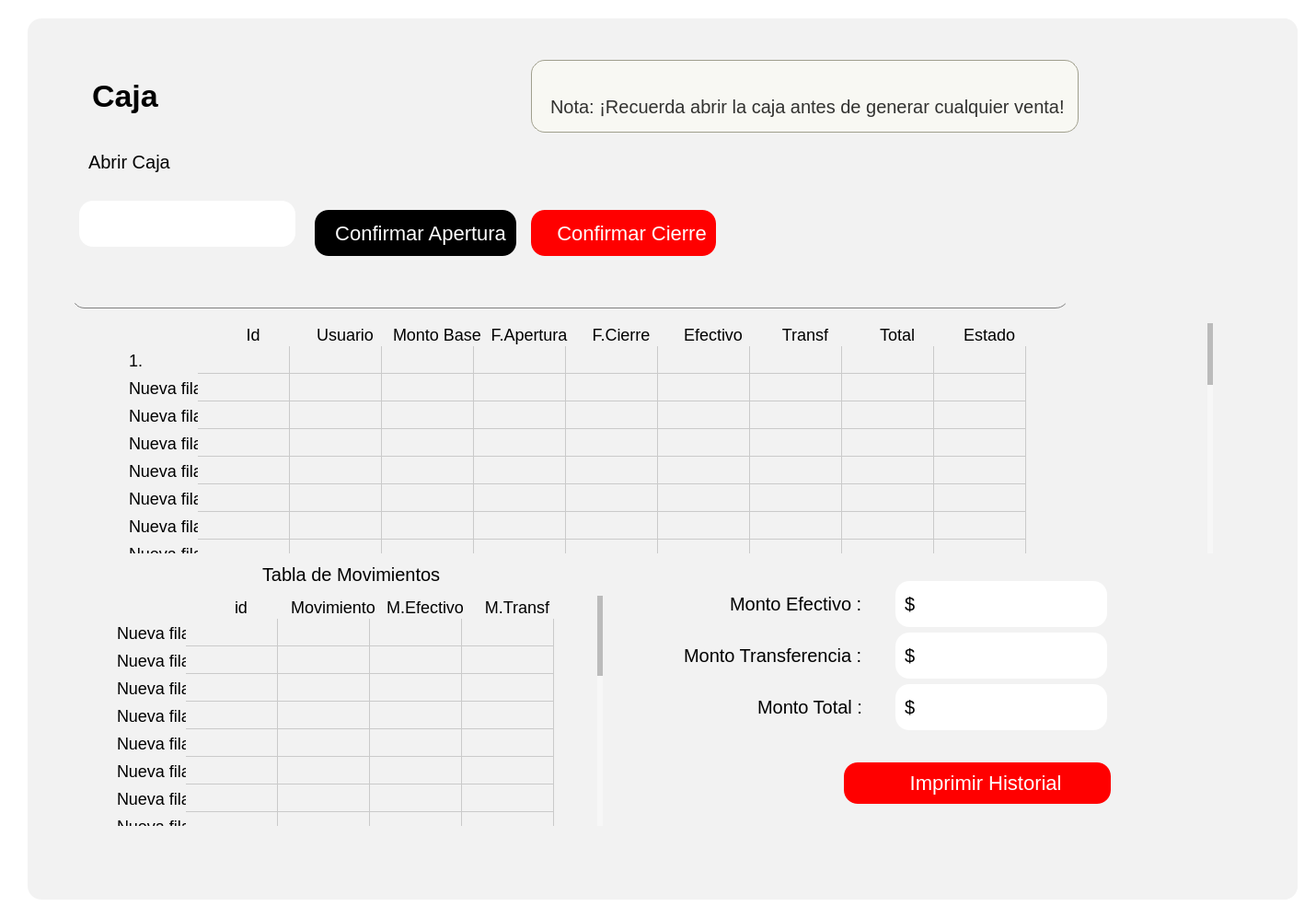
<?xml version="1.0" encoding="UTF-8"?>
<ui version="4.0">
 <class>Form</class>
 <widget class="QWidget" name="Form">
  <property name="geometry">
   <rect>
    <x>0</x>
    <y>0</y>
    <width>1430</width>
    <height>997</height>
   </rect>
  </property>
  <property name="sizePolicy">
   <sizepolicy hsizetype="Preferred" vsizetype="Fixed">
    <horstretch>0</horstretch>
    <verstretch>0</verstretch>
   </sizepolicy>
  </property>
  <property name="windowTitle">
   <string>Form</string>
  </property>
  <property name="styleSheet">
   <string notr="true">background-color: rgb(255, 255, 255);
</string>
  </property>
  <layout class="QGridLayout" name="gridLayout_2">
   <item row="0" column="0">
    <widget class="QWidget" name="Contenedor" native="true">
     <property name="styleSheet">
      <string notr="true">
QPushButton {
    background-color: black; /* Fondo blanco */
    border: none; /* Sin borde ni decoración inicial */
    color:  white; /* Color del texto */
    border-radius: 15px; /* Bordes circulares */
    padding: 5px 10px; /* Espaciado interno para mejor apariencia */
	height: 40px; /* Altura del botón */
    text-align: center; /* Alinea el texto del botón a la izquierda */
    font-size: 18px; /* Tamaño de fuente */
	margin-top:20px;
}

QPushButton:hover {
    background-color: rgb(106, 106, 106); /* Gris claro al pasar el mouse */
    cursor: pointer; /* Cursor de mano al pasar sobre el botón */
}

QToolButton {
    background-color: white; /* Fondo blanco */
    border: none; /* Sin borde ni decoración inicial */
    color:  rgb(50, 50, 50); /* Color del texto */
    border-radius: 15px; /* Bordes circulares */
    padding: 5px 10px; /* Espaciado interno para mejor apariencia */
	height: 40px; /* Altura del botón */
    text-align: left; /* Alinea el texto del botón a la izquierda */
    font-size: 18px; /* Tamaño de fuente */
    cursor: pointer;
}

QToolButton:hover {
    background-color: #f2f2f2; /* Gris claro al pasar el mouse */
    cursor: pointer;
}
QLineEdit {
    background-color: rgb(255, 255, 255); /* Fondo blanco */
    border: none; /* Sin bordes visibles */
    padding: 4px; /* Espaciado interno entre el texto y los bordes */
    margin-right: 5px; /* Espaciado externo solo a la derecha */
    border-radius: 10px; /* Bordes redondeados */
    color: black; /* Texto negro */
    text-align: left; /* Texto alineado a la izquierda */
    font-size: 18px; /* Tamaño del texto */
}

/* Cuando el QLineEdit está enfocado (se está escribiendo) */
QLineEdit:focus {
    background-color: rgb(230, 230, 250); /* Color de fondo cuando el campo está activo */
    border: 1px solid rgb(0, 0, 0); /* Borde negro al estar activo */
}

QLabel {
    font-size: 20px; /* Tamaño de fuente */
    color:  black; /* Color del texto */
    margin-right: 10px; /* Espaciado a la derecha */
    padding: 5px; /* Espaciado interno */
    text-align: left; /* Alineación del texto a la izquierda */
}
QTableWidget {
    border: none;
    background-color: #ffffff; /* Fondo blanco para la tabla */
    box-shadow: 0 4px 8px rgba(0, 0, 0, 0.1); /* Sombra suave alrededor de la tabla */
}

QTableWidget::item {
    background-color: #f2f2f2; 
    border: none; 
    transition: background-color 0.3s ease; /* Suavizado de transición de color de fondo */
    pointer-events: none; /* Desactiva la interacción con las celdas (como editar) */
}

QTableWidget::item:selected {
    background-color: #aad4ff; /* Color azul claro para celdas seleccionadas */
    color: black; /* Texto negro para celdas seleccionadas */
}

QTableWidget::item:hover {
    background-color: #e6e6e6; /* Color de fondo al pasar el cursor sobre las celdas */
}

QHeaderView::section {
    border: none; 
    background-color: #f2f2f2; 
    font-weight: normal; /* No negritas */
    text-align: center; /* Centrado del texto en los encabezados */
    box-shadow: 0 2px 4px rgba(0, 0, 0, 0.1); /* Sombra suave para los encabezados */
}

QHeaderView::section:focus {
    background-color: #f2f2f2; /* Sin color de fondo cuando está en foco */
    border: none; /* Sin borde cuando está en foco */
}

QTableWidget::item:focus {
    border: none; /* Sin borde cuando las celdas tienen el foco */
    background-color: #f2f2f2; /* Mantener el fondo sin color azul */
}

QTableCornerButton::section {
    background-color: #f2f2f2; 
    border: none; 
}

QTableWidget::verticalHeader {
    background-color: #f2f2f2;
    border: none;
    font-weight: normal; /* No negritas */
}

QTableWidget::item:hover {
    background-color: #e6e6e6; /* Color de fondo al pasar el cursor sobre las celdas */
}

/* Personalización de la barra de desplazamiento */
QScrollBar:vertical {
    border: none;
    background: #f7f7f7; /* Fondo de la barra */
    width: 8px; /* Barra más delgada */
    border-radius: 4px; /* Bordes más redondeados */
}

QScrollBar::handle:vertical {
    background: #bbb; /* Fondo del control deslizante */
    min-height: 20px; /* Control deslizante más delgado */
    border-radius: 4px; /* Bordes redondeados */
    transition: background-color 0.3s ease; /* Transición suave para el cambio de color */
}

QScrollBar::handle:vertical:hover {
    background: #888; /* Color más oscuro cuando el control deslizante está siendo desplazado */
}

QScrollBar::add-line:vertical, QScrollBar::sub-line:vertical {
    border: none;
    background: #f2f2f2; /* Fondo para los botones de la barra */
    height: 0px; /* Sin altura para los botones */
}

QScrollBar:horizontal {
    border: none;
    background: #f7f7f7; /* Fondo de la barra */
    height: 8px; /* Barra más delgada */
    border-radius: 4px; /* Bordes más redondeados */
}

QScrollBar::handle:horizontal {
    background: #bbb; /* Fondo del control deslizante */
    min-width: 20px; /* Control deslizante más delgado */
    border-radius: 4px; /* Bordes redondeados */
    transition: background-color 0.3s ease; /* Transición suave para el cambio de color */
}

QScrollBar::handle:horizontal:hover {
    background: #888; /* Color más oscuro cuando el control deslizante está siendo desplazado */
}

QScrollBar::add-line:horizontal, QScrollBar::sub-line:horizontal {
    border: none;
    background: #f2f2f2; /* Fondo para los botones de la barra */
    width: 0px; /* Sin ancho para los botones */
}


</string>
     </property>
     <layout class="QHBoxLayout" name="horizontalLayout_2">
      <item>
       <widget class="QStackedWidget" name="Contenido">
        <property name="styleSheet">
         <string notr="true">margin-left:10px;
border-radius:15px;
background-color: #f2f2f2; 
</string>
        </property>
        <widget class="QWidget" name="ContenidoPage1">
         <layout class="QVBoxLayout" name="verticalLayout_2">
          <item>
           <widget class="QWidget" name="widget" native="true">
            <property name="styleSheet">
             <string notr="true"/>
            </property>
            <layout class="QVBoxLayout" name="verticalLayout_3">
             <item alignment="Qt::AlignHCenter">
              <widget class="QFrame" name="frame_2">
               <property name="sizePolicy">
                <sizepolicy hsizetype="Fixed" vsizetype="Fixed">
                 <horstretch>0</horstretch>
                 <verstretch>0</verstretch>
                </sizepolicy>
               </property>
               <property name="minimumSize">
                <size>
                 <width>1200</width>
                 <height>250</height>
                </size>
               </property>
               <property name="styleSheet">
                <string notr="true"/>
               </property>
               <layout class="QGridLayout" name="gridLayout_4">
                <item row="2" column="0">
                 <widget class="QLineEdit" name="InputBuscador">
                  <property name="sizePolicy">
                   <sizepolicy hsizetype="Fixed" vsizetype="Fixed">
                    <horstretch>0</horstretch>
                    <verstretch>0</verstretch>
                   </sizepolicy>
                  </property>
                  <property name="minimumSize">
                   <size>
                    <width>1100</width>
                    <height>0</height>
                   </size>
                  </property>
                  <property name="styleSheet">
                   <string notr="true">QLineEdit {
    border: none;
    border-bottom: 0.5px solid gray;
}

QLineEdit:focus {
    border: none;
    border-bottom: 1.5px solid black; /* Cambia el color y grosor según desees */
}
</string>
                  </property>
                  <property name="text">
                   <string/>
                  </property>
                 </widget>
                </item>
                <item row="0" column="0">
                 <widget class="QWidget" name="widget_3" native="true">
                  <property name="sizePolicy">
                   <sizepolicy hsizetype="Fixed" vsizetype="Fixed">
                    <horstretch>0</horstretch>
                    <verstretch>0</verstretch>
                   </sizepolicy>
                  </property>
                  <property name="minimumSize">
                   <size>
                    <width>1100</width>
                    <height>250</height>
                   </size>
                  </property>
                  <property name="styleSheet">
                   <string notr="true"/>
                  </property>
                  <layout class="QGridLayout" name="gridLayout_3">
                   <item row="1" column="0">
                    <widget class="QLabel" name="label_2">
                     <property name="sizePolicy">
                      <sizepolicy hsizetype="Fixed" vsizetype="Fixed">
                       <horstretch>0</horstretch>
                       <verstretch>0</verstretch>
                      </sizepolicy>
                     </property>
                     <property name="text">
                      <string>Abrir Caja</string>
                     </property>
                    </widget>
                   </item>
                   <item row="1" column="5">
                    <widget class="QLabel" name="label_6">
                     <property name="text">
                      <string/>
                     </property>
                    </widget>
                   </item>
                   <item row="1" column="4">
                    <widget class="QLabel" name="label_8">
                     <property name="text">
                      <string/>
                     </property>
                    </widget>
                   </item>
                   <item row="2" column="0">
                    <widget class="QLineEdit" name="InputMontoCaja">
                     <property name="sizePolicy">
                      <sizepolicy hsizetype="Fixed" vsizetype="Fixed">
                       <horstretch>0</horstretch>
                       <verstretch>0</verstretch>
                      </sizepolicy>
                     </property>
                     <property name="minimumSize">
                      <size>
                       <width>250</width>
                       <height>50</height>
                      </size>
                     </property>
                     <property name="styleSheet">
                      <string notr="true">
background-color: rgb(255, 255, 255);</string>
                     </property>
                    </widget>
                   </item>
                   <item row="2" column="1">
                    <widget class="QPushButton" name="BtnCajaApertura">
                     <property name="sizePolicy">
                      <sizepolicy hsizetype="Fixed" vsizetype="Fixed">
                       <horstretch>0</horstretch>
                       <verstretch>0</verstretch>
                      </sizepolicy>
                     </property>
                     <property name="cursor">
                      <cursorShape>PointingHandCursor</cursorShape>
                     </property>
                     <property name="styleSheet">
                      <string notr="true">QPushButton {
    background-color: black; /* Fondo blanco */
    border: none; /* Sin borde ni decoración inicial */
    color:  white;
    border-radius: 15px; /* Bordes circulares */
    padding: 5px 10px; /* Espaciado interno para mejor apariencia */
	height: 40px; /* Altura del botón */
    text-align: left; /* Alinea el texto del botón a la izquierda */
    font-size: 22px; /* Tamaño de fuente */
    cursor: pointer;
}

QPushButton:hover {

    background-color: rgb(106, 106, 106); /* Gris claro al pasar el mouse */
    cursor: pointer;
}</string>
                     </property>
                     <property name="text">
                      <string>  Confirmar Apertura</string>
                     </property>
                     <property name="icon">
                      <iconset>
                       <normaloff>../../assets/iconos/signo_dinero.png</normaloff>../../assets/iconos/signo_dinero.png</iconset>
                     </property>
                     <property name="iconSize">
                      <size>
                       <width>30</width>
                       <height>30</height>
                      </size>
                     </property>
                    </widget>
                   </item>
                   <item row="2" column="2">
                    <widget class="QPushButton" name="BtnCajaCierre">
                     <property name="sizePolicy">
                      <sizepolicy hsizetype="Fixed" vsizetype="Fixed">
                       <horstretch>0</horstretch>
                       <verstretch>0</verstretch>
                      </sizepolicy>
                     </property>
                     <property name="cursor">
                      <cursorShape>PointingHandCursor</cursorShape>
                     </property>
                     <property name="styleSheet">
                      <string notr="true">QPushButton {
    background-color: red; /* Fondo blanco */
    border: none; /* Sin borde ni decoración inicial */
    color:  white;
    border-radius: 15px; /* Bordes circulares */
    padding: 5px 10px; /* Espaciado interno para mejor apariencia */
	height: 40px; /* Altura del botón */
    text-align: left; /* Alinea el texto del botón a la izquierda */
    font-size: 22px; /* Tamaño de fuente */
    cursor: pointer;
}

QPushButton:hover {

    background-color: rgb(106, 106, 106); /* Gris claro al pasar el mouse */
    cursor: pointer;
}</string>
                     </property>
                     <property name="text">
                      <string>   Confirmar Cierre</string>
                     </property>
                     <property name="icon">
                      <iconset>
                       <normaloff>../../assets/iconos/cerrar.png</normaloff>../../assets/iconos/cerrar.png</iconset>
                     </property>
                     <property name="iconSize">
                      <size>
                       <width>30</width>
                       <height>30</height>
                      </size>
                     </property>
                    </widget>
                   </item>
                   <item row="0" column="0">
                    <widget class="QLabel" name="LabelCaja">
                     <property name="sizePolicy">
                      <sizepolicy hsizetype="Fixed" vsizetype="Fixed">
                       <horstretch>0</horstretch>
                       <verstretch>0</verstretch>
                      </sizepolicy>
                     </property>
                     <property name="styleSheet">
                      <string notr="true">#LabelCaja
 {
    font-weight: bold; /* Negrita */
    font-size: 34px; /* Tamaño de fuente */
}
</string>
                     </property>
                     <property name="text">
                      <string>Caja</string>
                     </property>
                    </widget>
                   </item>
                   <item row="1" column="3">
                    <widget class="QLabel" name="label_7">
                     <property name="text">
                      <string/>
                     </property>
                    </widget>
                   </item>
                   <item row="0" column="2">
                    <widget class="QLabel" name="label_9">
                     <property name="styleSheet">
                      <string notr="true">QLabel {
    background-color: rgba(248, 248, 243, 1); /* Un color crema suave */
    border: 1px solid rgba(160, 159, 141, 1); /* Borde más suave y elegante */
    border-radius: 15px; /* Bordes redondeados más suaves */
    padding: 15px; /* Más espacio interno */
    font: italic 12pt &quot;Arial&quot;; /* Fuente más elegante y cursiva */
    color: rgba(49, 49, 47, 1); /* Color de texto oscuro para contraste */
    box-shadow: 2px 2px 10px rgba(0, 0, 0, 0.2); /* Sombra suave para profundidad */
}
</string>
                     </property>
                     <property name="text">
                      <string>
Nota: ¡Recuerda abrir la caja antes de generar cualquier venta!</string>
                     </property>
                    </widget>
                   </item>
                  </layout>
                 </widget>
                </item>
                <item row="2" column="1">
                 <widget class="QLabel" name="label_11">
                  <property name="sizePolicy">
                   <sizepolicy hsizetype="Fixed" vsizetype="Fixed">
                    <horstretch>0</horstretch>
                    <verstretch>0</verstretch>
                   </sizepolicy>
                  </property>
                  <property name="maximumSize">
                   <size>
                    <width>50</width>
                    <height>35</height>
                   </size>
                  </property>
                  <property name="text">
                   <string/>
                  </property>
                  <property name="pixmap">
                   <pixmap>../../assets/iconos/buscar.png</pixmap>
                  </property>
                  <property name="scaledContents">
                   <bool>true</bool>
                  </property>
                 </widget>
                </item>
               </layout>
              </widget>
             </item>
             <item alignment="Qt::AlignHCenter|Qt::AlignVCenter">
              <widget class="QTableWidget" name="TablaCaja">
               <property name="sizePolicy">
                <sizepolicy hsizetype="Fixed" vsizetype="Fixed">
                 <horstretch>0</horstretch>
                 <verstretch>0</verstretch>
                </sizepolicy>
               </property>
               <property name="minimumSize">
                <size>
                 <width>1200</width>
                 <height>250</height>
                </size>
               </property>
               <property name="font">
                <font>
                 <family>MS Shell Dlg 2</family>
                 <pointsize>11</pointsize>
                 <weight>75</weight>
                 <bold>true</bold>
                </font>
               </property>
               <property name="styleSheet">
                <string notr="true">
QTableWidget {
    border: none;
    box-shadow: 0 4px 8px rgba(0, 0, 0, 0.1); /* Sombra suave alrededor de la tabla */
}

QTableWidget::item {
    background-color: #f2f2f2; 
    border: none; 
    font-size: 18px; /* Tamaño de letra */
    transition: background-color 0.3s ease; /* Suavizado de transición de color de fondo */
    pointer-events: none; /* Desactiva la interacción con las celdas (como editar) */
}

QTableWidget::item:selected {
    background-color: #aad4ff; /* Color azul claro para celdas seleccionadas */
    color: black; /* Texto negro para celdas seleccionadas */
}

QTableWidget::item:hover {
    background-color: #e6e6e6; /* Color de fondo al pasar el cursor sobre las celdas */
}

QHeaderView::section {
    border: none; 
    background-color: #f2f2f2; 
    font-size: 18px; /* Tamaño de letra */
    font-weight: normal; /* No negritas */
    text-align: center; /* Centrado del texto en los encabezados */
    box-shadow: 0 2px 4px rgba(0, 0, 0, 0.1); /* Sombra suave para los encabezados */
}

QHeaderView::section:focus {
    background-color: #f2f2f2; /* Sin color de fondo cuando está en foco */
    border: none; /* Sin borde cuando está en foco */
}

QTableWidget::item:focus {
    border: none; /* Sin borde cuando las celdas tienen el foco */
    background-color: #f2f2f2; /* Mantener el fondo sin color azul */
}

QTableCornerButton::section {
    background-color: #f2f2f2; 
    border: none; 
}

QTableWidget::verticalHeader {
    background-color: #f2f2f2;
    font-size: 23px;
    border: none;
    font-weight: normal; /* No negritas */
}

QTableWidget::item:hover {
    background-color: #e6e6e6; /* Color de fondo al pasar el cursor sobre las celdas */
}
/* Personalización de la barra de desplazamiento */
QScrollBar:vertical {
    border: none;
    background: #f7f7f7; /* Fondo de la barra */
    width: 8px; /* Barra más delgada */
    border-radius: 4px; /* Bordes más redondeados */
    margin: 0px 2px 0px 0px; /* Un pequeño margen para el desplazamiento */
}

QScrollBar::handle:vertical {
    background: #bbb; /* Fondo del control deslizante */
    min-height: 20px; /* Control deslizante más delgado */
    border-radius: 4px; /* Bordes redondeados */
    transition: background-color 0.3s ease; /* Transición suave para el cambio de color */
}

QScrollBar::handle:vertical:hover {
    background: #888; /* Color más oscuro cuando el control deslizante está siendo desplazado */
}

QScrollBar::add-line:vertical, QScrollBar::sub-line:vertical {
    border: none;
    background: #f2f2f2; /* Fondo para los botones de la barra */
    height: 0px; /* Sin altura para los botones */
}

QScrollBar:horizontal {
    border: none;
    background: #f7f7f7; /* Fondo de la barra */
    height: 8px; /* Barra más delgada */
    border-radius: 4px; /* Bordes más redondeados */
    margin: 0px 0px 2px 0px; /* Un pequeño margen para el desplazamiento */
}

QScrollBar::handle:horizontal {
    background: #bbb; /* Fondo del control deslizante */
    min-width: 20px; /* Control deslizante más delgado */
    border-radius: 4px; /* Bordes redondeados */
    transition: background-color 0.3s ease; /* Transición suave para el cambio de color */
}

QScrollBar::handle:horizontal:hover {
    background: #888; /* Color más oscuro cuando el control deslizante está siendo desplazado */
}
</string>
               </property>
               <row>
                <property name="text">
                 <string>1.</string>
                </property>
               </row>
               <row>
                <property name="text">
                 <string>Nueva fila</string>
                </property>
               </row>
               <row>
                <property name="text">
                 <string>Nueva fila</string>
                </property>
               </row>
               <row>
                <property name="text">
                 <string>Nueva fila</string>
                </property>
               </row>
               <row>
                <property name="text">
                 <string>Nueva fila</string>
                </property>
               </row>
               <row>
                <property name="text">
                 <string>Nueva fila</string>
                </property>
               </row>
               <row>
                <property name="text">
                 <string>Nueva fila</string>
                </property>
               </row>
               <row>
                <property name="text">
                 <string>Nueva fila</string>
                </property>
               </row>
               <row>
                <property name="text">
                 <string>Nueva fila</string>
                </property>
               </row>
               <row>
                <property name="text">
                 <string>Nueva fila</string>
                </property>
               </row>
               <row>
                <property name="text">
                 <string>Nueva fila</string>
                </property>
               </row>
               <row>
                <property name="text">
                 <string>Nueva fila</string>
                </property>
               </row>
               <row>
                <property name="text">
                 <string>Nueva fila</string>
                </property>
               </row>
               <row>
                <property name="text">
                 <string>New Row</string>
                </property>
               </row>
               <row>
                <property name="text">
                 <string>New Row</string>
                </property>
               </row>
               <row>
                <property name="text">
                 <string>New Row</string>
                </property>
               </row>
               <row>
                <property name="text">
                 <string>New Row</string>
                </property>
               </row>
               <row>
                <property name="text">
                 <string>New Row</string>
                </property>
               </row>
               <row>
                <property name="text">
                 <string>New Row</string>
                </property>
               </row>
               <row>
                <property name="text">
                 <string>New Row</string>
                </property>
               </row>
               <row>
                <property name="text">
                 <string>New Row</string>
                </property>
               </row>
               <row>
                <property name="text">
                 <string>New Row</string>
                </property>
               </row>
               <row>
                <property name="text">
                 <string>New Row</string>
                </property>
               </row>
               <row>
                <property name="text">
                 <string>New Row</string>
                </property>
               </row>
               <row>
                <property name="text">
                 <string>New Row</string>
                </property>
               </row>
               <row>
                <property name="text">
                 <string>New Row</string>
                </property>
               </row>
               <column>
                <property name="text">
                 <string>Id</string>
                </property>
                <property name="textAlignment">
                 <set>AlignCenter</set>
                </property>
               </column>
               <column>
                <property name="text">
                 <string>Usuario</string>
                </property>
                <property name="textAlignment">
                 <set>AlignCenter</set>
                </property>
               </column>
               <column>
                <property name="text">
                 <string>Monto Base</string>
                </property>
                <property name="textAlignment">
                 <set>AlignCenter</set>
                </property>
               </column>
               <column>
                <property name="text">
                 <string>F.Apertura</string>
                </property>
                <property name="textAlignment">
                 <set>AlignCenter</set>
                </property>
               </column>
               <column>
                <property name="text">
                 <string>F.Cierre</string>
                </property>
                <property name="textAlignment">
                 <set>AlignCenter</set>
                </property>
               </column>
               <column>
                <property name="text">
                 <string>Efectivo</string>
                </property>
                <property name="textAlignment">
                 <set>AlignCenter</set>
                </property>
               </column>
               <column>
                <property name="text">
                 <string>Transf</string>
                </property>
                <property name="textAlignment">
                 <set>AlignCenter</set>
                </property>
               </column>
               <column>
                <property name="text">
                 <string>Total</string>
                </property>
                <property name="textAlignment">
                 <set>AlignCenter</set>
                </property>
               </column>
               <column>
                <property name="text">
                 <string>Estado</string>
                </property>
                <property name="textAlignment">
                 <set>AlignCenter</set>
                </property>
               </column>
              </widget>
             </item>
             <item>
              <layout class="QHBoxLayout" name="horizontalLayout">
               <item>
                <layout class="QVBoxLayout" name="verticalLayout">
                 <item alignment="Qt::AlignHCenter">
                  <widget class="QLabel" name="label">
                   <property name="text">
                    <string>Tabla de Movimientos</string>
                   </property>
                  </widget>
                 </item>
                 <item alignment="Qt::AlignHCenter">
                  <widget class="QTableWidget" name="TablaIngresos">
                   <property name="sizePolicy">
                    <sizepolicy hsizetype="Fixed" vsizetype="Fixed">
                     <horstretch>0</horstretch>
                     <verstretch>0</verstretch>
                    </sizepolicy>
                   </property>
                   <property name="minimumSize">
                    <size>
                     <width>550</width>
                     <height>250</height>
                    </size>
                   </property>
                   <property name="styleSheet">
                    <string notr="true">
QTableWidget {
    border: none;
    box-shadow: 0 4px 8px rgba(0, 0, 0, 0.1); /* Sombra suave alrededor de la tabla */
}

QTableWidget::item {
    background-color: #f2f2f2; 
    border: none; 
    font-size: 18px; /* Tamaño de letra */
    transition: background-color 0.3s ease; /* Suavizado de transición de color de fondo */
    pointer-events: none; /* Desactiva la interacción con las celdas (como editar) */
}

QTableWidget::item:selected {
    background-color: #aad4ff; /* Color azul claro para celdas seleccionadas */
    color: black; /* Texto negro para celdas seleccionadas */
}

QTableWidget::item:hover {
    background-color: #e6e6e6; /* Color de fondo al pasar el cursor sobre las celdas */
}

QHeaderView::section {
    border: none; 
    background-color: #f2f2f2; 
    font-size: 18px; /* Tamaño de letra */
    font-weight: normal; /* No negritas */
    text-align: center; /* Centrado del texto en los encabezados */
    box-shadow: 0 2px 4px rgba(0, 0, 0, 0.1); /* Sombra suave para los encabezados */
}

QHeaderView::section:focus {
    background-color: #f2f2f2; /* Sin color de fondo cuando está en foco */
    border: none; /* Sin borde cuando está en foco */
}

QTableWidget::item:focus {
    border: none; /* Sin borde cuando las celdas tienen el foco */
    background-color: #f2f2f2; /* Mantener el fondo sin color azul */
}

QTableCornerButton::section {
    background-color: #f2f2f2; 
    border: none; 
}

QTableWidget::verticalHeader {
    background-color: #f2f2f2;
    font-size: 23px;
    border: none;
    font-weight: normal; /* No negritas */
}

QTableWidget::item:hover {
    background-color: #e6e6e6; /* Color de fondo al pasar el cursor sobre las celdas */
}
/* Personalización de la barra de desplazamiento */
QScrollBar:vertical {
    border: none;
    background: #f7f7f7; /* Fondo de la barra */
    width: 8px; /* Barra más delgada */
    border-radius: 4px; /* Bordes más redondeados */
    margin: 0px 2px 0px 0px; /* Un pequeño margen para el desplazamiento */
}

QScrollBar::handle:vertical {
    background: #bbb; /* Fondo del control deslizante */
    min-height: 20px; /* Control deslizante más delgado */
    border-radius: 4px; /* Bordes redondeados */
    transition: background-color 0.3s ease; /* Transición suave para el cambio de color */
}

QScrollBar::handle:vertical:hover {
    background: #888; /* Color más oscuro cuando el control deslizante está siendo desplazado */
}

QScrollBar::add-line:vertical, QScrollBar::sub-line:vertical {
    border: none;
    background: #f2f2f2; /* Fondo para los botones de la barra */
    height: 0px; /* Sin altura para los botones */
}

QScrollBar:horizontal {
    border: none;
    background: #f7f7f7; /* Fondo de la barra */
    height: 8px; /* Barra más delgada */
    border-radius: 4px; /* Bordes más redondeados */
    margin: 0px 0px 2px 0px; /* Un pequeño margen para el desplazamiento */
}

QScrollBar::handle:horizontal {
    background: #bbb; /* Fondo del control deslizante */
    min-width: 20px; /* Control deslizante más delgado */
    border-radius: 4px; /* Bordes redondeados */
    transition: background-color 0.3s ease; /* Transición suave para el cambio de color */
}

QScrollBar::handle:horizontal:hover {
    background: #888; /* Color más oscuro cuando el control deslizante está siendo desplazado */
}

</string>
                   </property>
                   <row>
                    <property name="text">
                     <string>Nueva fila</string>
                    </property>
                   </row>
                   <row>
                    <property name="text">
                     <string>Nueva fila</string>
                    </property>
                   </row>
                   <row>
                    <property name="text">
                     <string>Nueva fila</string>
                    </property>
                   </row>
                   <row>
                    <property name="text">
                     <string>Nueva fila</string>
                    </property>
                   </row>
                   <row>
                    <property name="text">
                     <string>Nueva fila</string>
                    </property>
                   </row>
                   <row>
                    <property name="text">
                     <string>Nueva fila</string>
                    </property>
                   </row>
                   <row>
                    <property name="text">
                     <string>Nueva fila</string>
                    </property>
                   </row>
                   <row>
                    <property name="text">
                     <string>Nueva fila</string>
                    </property>
                   </row>
                   <row>
                    <property name="text">
                     <string>Nueva fila</string>
                    </property>
                   </row>
                   <row>
                    <property name="text">
                     <string>Nueva fila</string>
                    </property>
                   </row>
                   <row>
                    <property name="text">
                     <string>Nueva fila</string>
                    </property>
                   </row>
                   <row>
                    <property name="text">
                     <string>Nueva fila</string>
                    </property>
                   </row>
                   <row>
                    <property name="text">
                     <string>Nueva fila</string>
                    </property>
                   </row>
                   <row>
                    <property name="text">
                     <string>Nueva fila</string>
                    </property>
                   </row>
                   <row>
                    <property name="text">
                     <string>Nueva fila</string>
                    </property>
                   </row>
                   <row>
                    <property name="text">
                     <string>Nueva fila</string>
                    </property>
                   </row>
                   <row>
                    <property name="text">
                     <string>Nueva fila</string>
                    </property>
                   </row>
                   <row>
                    <property name="text">
                     <string>Nueva fila</string>
                    </property>
                   </row>
                   <row>
                    <property name="text">
                     <string>Nueva fila</string>
                    </property>
                   </row>
                   <row>
                    <property name="text">
                     <string>Nueva fila</string>
                    </property>
                   </row>
                   <column>
                    <property name="text">
                     <string>id</string>
                    </property>
                    <property name="textAlignment">
                     <set>AlignCenter</set>
                    </property>
                   </column>
                   <column>
                    <property name="text">
                     <string>Movimiento</string>
                    </property>
                    <property name="textAlignment">
                     <set>AlignCenter</set>
                    </property>
                   </column>
                   <column>
                    <property name="text">
                     <string>M.Efectivo</string>
                    </property>
                    <property name="textAlignment">
                     <set>AlignCenter</set>
                    </property>
                   </column>
                   <column>
                    <property name="text">
                     <string>M.Transf</string>
                    </property>
                    <property name="textAlignment">
                     <set>AlignCenter</set>
                    </property>
                   </column>
                  </widget>
                 </item>
                </layout>
               </item>
               <item>
                <layout class="QVBoxLayout" name="verticalLayout_6">
                 <item>
                  <layout class="QGridLayout" name="gridLayout_5">
                   <item row="0" column="0" alignment="Qt::AlignRight">
                    <widget class="QLabel" name="label_3">
                     <property name="text">
                      <string>Monto Efectivo :</string>
                     </property>
                    </widget>
                   </item>
                   <item row="1" column="0" alignment="Qt::AlignRight">
                    <widget class="QLabel" name="label_4">
                     <property name="text">
                      <string>Monto Transferencia :</string>
                     </property>
                    </widget>
                   </item>
                   <item row="1" column="1">
                    <widget class="QLabel" name="OutTransferencia">
                     <property name="sizePolicy">
                      <sizepolicy hsizetype="Fixed" vsizetype="Fixed">
                       <horstretch>0</horstretch>
                       <verstretch>0</verstretch>
                      </sizepolicy>
                     </property>
                     <property name="minimumSize">
                      <size>
                       <width>250</width>
                       <height>50</height>
                      </size>
                     </property>
                     <property name="styleSheet">
                      <string notr="true">background-color: rgb(255, 255, 255);</string>
                     </property>
                     <property name="text">
                      <string>$</string>
                     </property>
                    </widget>
                   </item>
                   <item row="2" column="1">
                    <widget class="QLabel" name="OutTotal">
                     <property name="sizePolicy">
                      <sizepolicy hsizetype="Fixed" vsizetype="Fixed">
                       <horstretch>0</horstretch>
                       <verstretch>0</verstretch>
                      </sizepolicy>
                     </property>
                     <property name="minimumSize">
                      <size>
                       <width>250</width>
                       <height>50</height>
                      </size>
                     </property>
                     <property name="styleSheet">
                      <string notr="true">background-color: rgb(255, 255, 255);</string>
                     </property>
                     <property name="text">
                      <string>$</string>
                     </property>
                    </widget>
                   </item>
                   <item row="2" column="0" alignment="Qt::AlignRight">
                    <widget class="QLabel" name="label_5">
                     <property name="text">
                      <string>Monto Total :</string>
                     </property>
                    </widget>
                   </item>
                   <item row="0" column="2">
                    <widget class="QLabel" name="label_13">
                     <property name="text">
                      <string/>
                     </property>
                    </widget>
                   </item>
                   <item row="0" column="1">
                    <widget class="QLabel" name="OutEfectivo">
                     <property name="sizePolicy">
                      <sizepolicy hsizetype="Fixed" vsizetype="Fixed">
                       <horstretch>0</horstretch>
                       <verstretch>0</verstretch>
                      </sizepolicy>
                     </property>
                     <property name="maximumSize">
                      <size>
                       <width>250</width>
                       <height>50</height>
                      </size>
                     </property>
                     <property name="styleSheet">
                      <string notr="true">background-color: rgb(255, 255, 255);</string>
                     </property>
                     <property name="text">
                      <string>$</string>
                     </property>
                    </widget>
                   </item>
                  </layout>
                 </item>
                 <item alignment="Qt::AlignHCenter">
                  <widget class="QToolButton" name="BtnCajaImprimir">
                   <property name="sizePolicy">
                    <sizepolicy hsizetype="Fixed" vsizetype="Fixed">
                     <horstretch>0</horstretch>
                     <verstretch>0</verstretch>
                    </sizepolicy>
                   </property>
                   <property name="minimumSize">
                    <size>
                     <width>300</width>
                     <height>50</height>
                    </size>
                   </property>
                   <property name="maximumSize">
                    <size>
                     <width>250</width>
                     <height>50</height>
                    </size>
                   </property>
                   <property name="cursor">
                    <cursorShape>PointingHandCursor</cursorShape>
                   </property>
                   <property name="styleSheet">
                    <string notr="true">QToolButton {
    background-color: red; /* Fondo blanco */
    border: none; /* Sin borde ni decoración inicial */
    color:  white;
    border-radius: 15px; /* Bordes circulares */
    padding: 5px 10px; /* Espaciado interno para mejor apariencia */
	height: 40px; /* Altura del botón */
    text-align: left; /* Alinea el texto del botón a la izquierda */
    font-size: 22px; /* Tamaño de fuente */
    cursor: pointer;
	margin-top:5px
}

QToolButton:hover {

    background-color: rgb(106, 106, 106); /* Gris claro al pasar el mouse */
    cursor: pointer;
}</string>
                   </property>
                   <property name="text">
                    <string>   Imprimir Historial</string>
                   </property>
                   <property name="icon">
                    <iconset>
                     <normaloff>../../assets/iconos/pdf.png</normaloff>../../assets/iconos/pdf.png</iconset>
                   </property>
                   <property name="iconSize">
                    <size>
                     <width>30</width>
                     <height>30</height>
                    </size>
                   </property>
                   <property name="toolButtonStyle">
                    <enum>Qt::ToolButtonTextBesideIcon</enum>
                   </property>
                   <property name="autoRaise">
                    <bool>false</bool>
                   </property>
                  </widget>
                 </item>
                </layout>
               </item>
              </layout>
             </item>
             <item alignment="Qt::AlignHCenter">
              <widget class="QWidget" name="widget_2" native="true">
               <property name="minimumSize">
                <size>
                 <width>900</width>
                 <height>0</height>
                </size>
               </property>
               <property name="styleSheet">
                <string notr="true"/>
               </property>
               <layout class="QGridLayout" name="gridLayout"/>
              </widget>
             </item>
            </layout>
           </widget>
          </item>
         </layout>
        </widget>
       </widget>
      </item>
     </layout>
    </widget>
   </item>
  </layout>
 </widget>
 <resources/>
 <connections/>
</ui>
